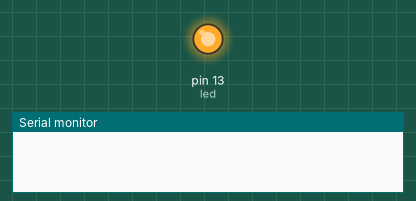
This sketch was run on a simulated Arduino Uno, built with avr-gcc and run on an emulated ATmega328P. On the bench: output pins drawn as LEDs (lit = HIGH), the last lines printed to the serial monitor.

Above: at 0.1 s.
At 0.6 s:
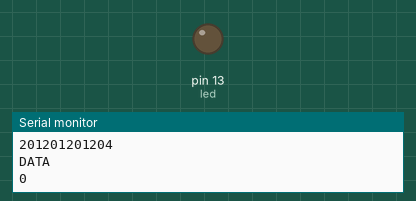
Timing chart, 0 to 2.1 s (numbered marks = the images above):
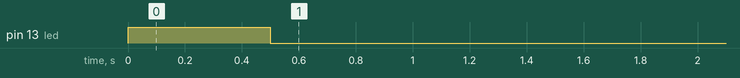

The sketch:

digital_read.ino
```cpp
#include <Arduino.h>
#define PROTOCOL     "HSP/1.0"
#define DEVICE_ID    "201201"
#define SENSOR_ID    "201204"
#define SENSOR_TYPE  "DATA"

int led = 13;
#define TEMP  0

void setup()
{
  pinMode(led, OUTPUT);
  pinMode(TEMP, INPUT);
  digitalWrite(led, HIGH);
  delay(500);
  digitalWrite(led, LOW);
  Serial.begin(9600);
}

void loop()
{
  Serial.println(PROTOCOL);
  Serial.print(DEVICE_ID);
  Serial.println(SENSOR_ID);
  Serial.println(SENSOR_TYPE);
  int tempData = digitalRead(TEMP);
  Serial.println(tempData);

  delay(4000);  ///< 4s刷新一次
}
```
